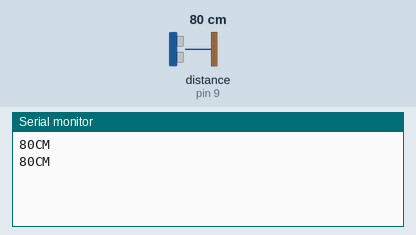
The sketch below on a simulated Arduino Uno, built with avr-gcc and run on an emulated ATmega328P. On the bench: the last lines printed to the serial monitor. The test bench sets the inputs (shaded band); at power-on: distance to the obstacle (sensor on pin 9) 80 cm. The echo pulse lasts 58.3 µs per cm.

Above: at 1.8 s.
1.9 s: distance to the obstacle (sensor on pin 9) set to 2 cm
At 2.8 s:
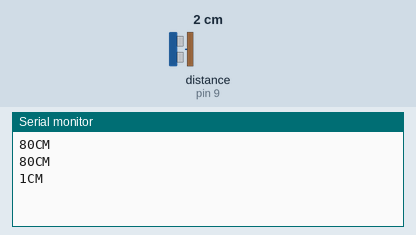
3.4 s: distance to the obstacle (sensor on pin 9) set to 4 cm
At 4.6 s:
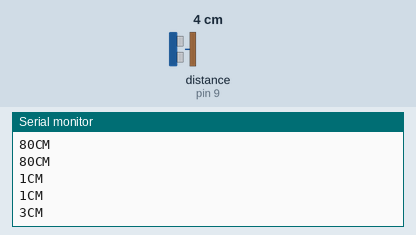
Timing chart, 0 to 6.4 s (numbered marks = the images above; inputs shaded):
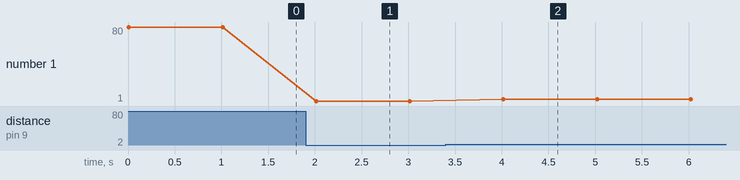

The sketch:

ultrasonic.ino
```cpp
int epin = 9;
int tpin = 10;
int dur;
int dist;
void setup() {
  pinMode(epin, INPUT);
  pinMode(tpin, OUTPUT);
  Serial.begin(9600);
}

void loop() {
  digitalWrite(tpin, HIGH);
  delayMicroseconds(1000);
  digitalWrite(tpin, LOW);
  dur = pulseIn(epin, HIGH);
  dist = (dur / 2) / 29.1;
  Serial.print(dist);
  Serial.println("CM");
  delay(1000);

}
```

Measured:
- after the input at 1.9 s, the serial monitor: prints a new line after 0.11 s (image 1)
- after the input at 3.4 s, the serial monitor: prints a new line after 0.62 s (image 2)
- plotted number 1: 80 → 1 after the input at 1.9 s, 1 → 3 after the input at 3.4 s
